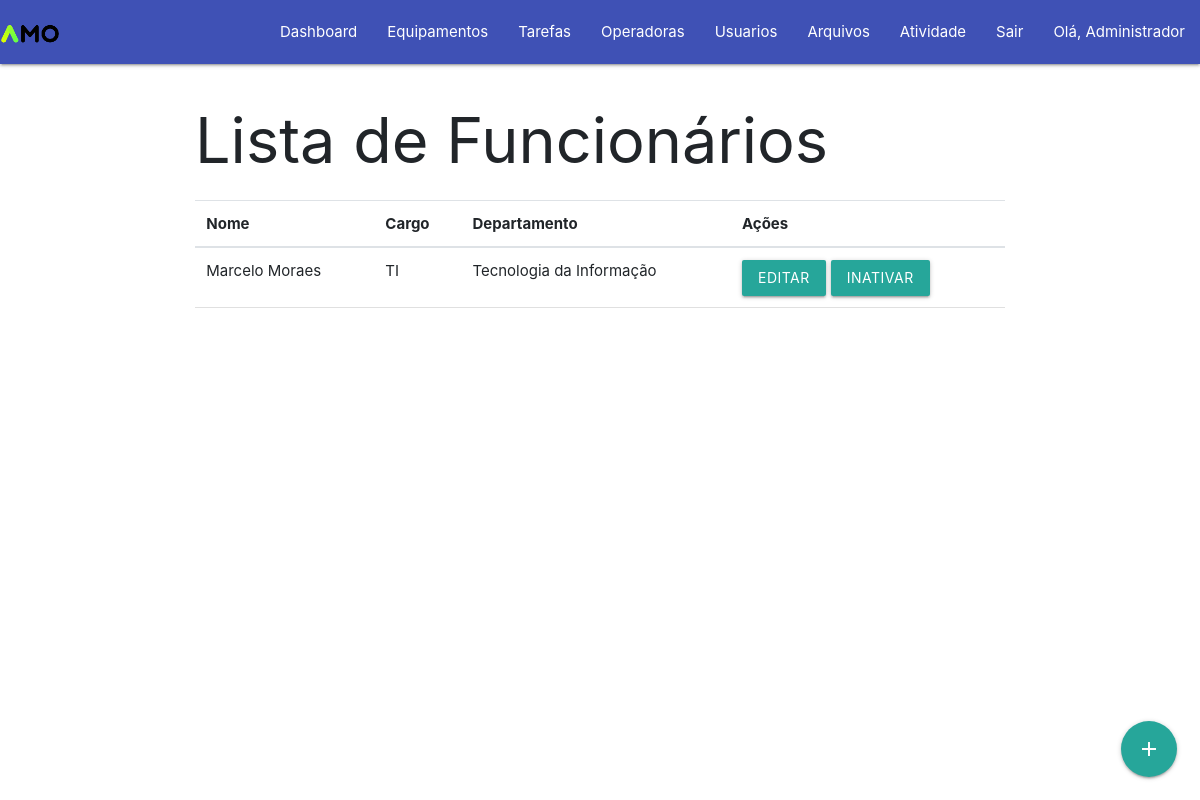
/listar_funcionario.php (signed in), run on the app's committed database.
### tables this page shows
CREATE TABLE `funcionarios` (
  `id` int(11) NOT NULL,
  `nome` varchar(100) NOT NULL,
  `cargo` varchar(50) DEFAULT NULL,
  `departamento` varchar(50) DEFAULT NULL
);

### listar_funcionario.php (the view, shortened to what this page needs)
<!DOCTYPE html>
<html lang="pt-br">
<head>
    <link rel="stylesheet" href="https://stackpath.bootstrapcdn.com/bootstrap/4.5.0/css/bootstrap.min.css">
</head>
<body>
    <?php require_once("header.php"); ?>
    <div class="container">
        <h1>Lista de Funcionários</h1>
        <?php
        $servername = "192.168.0.105";
        $username = "root";
        $password = "652845";
        $dbname = "tarefasdiarias";
        $conn = new mysqli($servername, $username, $password, $dbname);
        $sql = "SELECT * FROM funcionarios";
        $result = $conn->query($sql);
        if ($result->num_rows > 0) {
            echo '<table class="table">';
            echo '<thead>';
            echo '<tr>';
            echo '<th>Nome</th>';
            echo '<th>Cargo</th>';
            echo '<th>Departamento</th>';
            echo '<th>Ações</th>';
            echo '</tr>';
            echo '</thead>';
            echo '<tbody>';
            while ($row = $result->fetch_assoc()) {
                $id = $row['id'];
                $nome = $row['nome'];
                $cargo = $row['cargo'];
                $departamento = $row['departamento'];
                echo '<tr>';
                echo '<td>' . $nome . '</td>';
                echo '<td>' . $cargo . '</td>';
                echo '<td>' . $departamento . '</td>';
                echo '<td>';
                echo '<a href="editar_funcionario.php?id=' . $id . '" class="btn btn-primary btn-editar">Editar</a>';
                echo '<a href="inativar_funcionario.php?id=' . $id . '" class="btn btn-link btn-inativar">Inativar</a>';
                echo '</td>';
                echo '</tr>';
            }
            echo '</tbody>';
            echo '</table>';
        } else {
            echo '<div class="alert alert-info" role="alert">Nenhum funcionário encontrado.</div>';
        }
        ?>
    </div>
    <div class="fixed-action-btn">
        <a href="atividade.php" class="btn-floating btn-large waves-effect waves-light"><i class="material-icons">add</i></a>
    </div>
</body>
</html>

### listar_funcionario.php (style rules this page uses)
.container { margin-top: 50px; }
.btn-editar { margin-right: 5px; }
.btn-inativar { color: #dc3545; }

### data on the page
funcionarios: nome "Marcelo Moraes", cargo "TI", departamento "Tecnologia da Informação"

### other printed values
$_SESSION['nome'] "Administrador"
